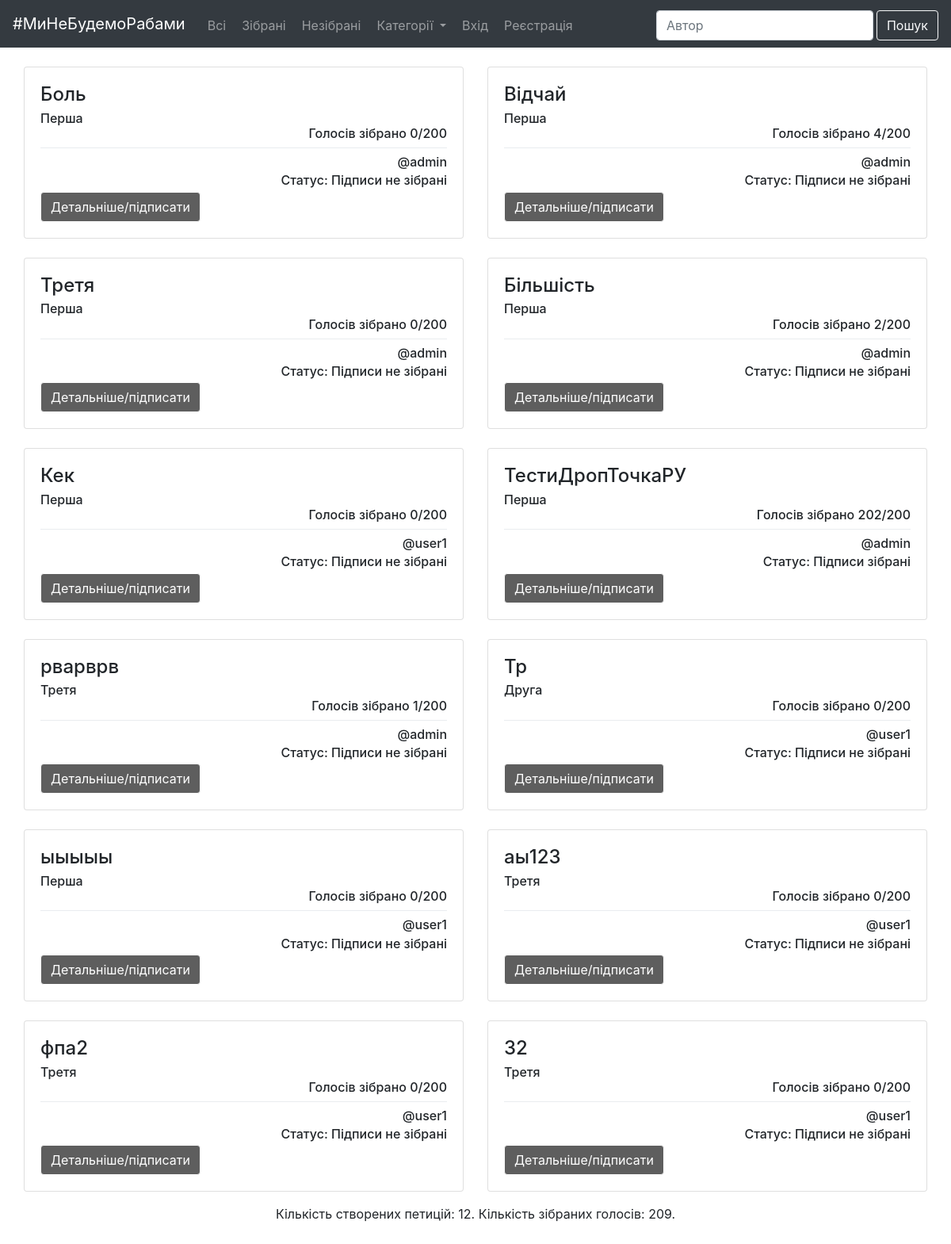
The page / on the database its author committed.
### pract/models.py (models this page shows, shortened)
class Petition(models.Model):
    user = models.ForeignKey(settings.AUTH_USER_MODEL, on_delete=models.PROTECT)
    category = models.ForeignKey(Category, on_delete=models.CASCADE)
    title = models.CharField(max_length=100)
    slug = models.SlugField()
    info = models.TextField()
    votes = models.IntegerField(default=0)
    date = models.DateTimeField(default=(timezone.now() + timedelta(days=14)))
    status = models.CharField(max_length=100, choices=PETITION_STATUS_CHOICES, default='Збираємо підписи')
    def get_absolute_url(self):
        return reverse('petition_detail', kwargs={'petition_slug': self.slug})

class Category(models.Model):
    name = models.CharField(max_length=100)
    slug = models.SlugField(blank=True)
    def __str__(self):
        return self.name
    def get_absolute_url(self):
        return reverse('category_detail', kwargs={'category_slug': self.slug})

### pract/views.py (the view)
# urls.py: url(r'^$', base_view, name='base'),
def base_view(request):
    kol_petition = 0
    kol_votes = 0
    for petition in Petition.objects.all():
        kol_petition += 1
        kol_votes += petition.votes
        if int(petition.votes) >= 200:
            petition.status = 'Підписи зібрані'
            petition.save()
        elif int(petition.votes) < 200 and petition.date < timezone.now():
            petition.status = 'Підписи не зібрані'
            petition.save()
    categories = Category.objects.all()
    category = random.choice(Category.objects.all())
    petitions = Petition.objects.all()
    context = {
        'categories': categories,
        'petitions': petitions,
        'random': category,
        'kol_petition': kol_petition,
        'kol_votes': kol_votes,
    }
    return render(request, 'base.html', context)

### pract/models.py (called while the page is built)
def pre_save_petition_slug(sender, instance, *args, **kwargs):
    try:
        if not instance.slug:
            slug = slugify(translit(unicode(instance.title), reversed=True))
            instance.slug = slug
    except BaseException:
        instance.slug = instance.title

### pract/templates/base.html (shortened to what this page needs)
{% load static %}
<!DOCTYPE html>
<html lang="en">
<head>
    <link rel="stylesheet" href="https://stackpath.bootstrapcdn.com/bootstrap/4.3.1/css/bootstrap.min.css"
>
    <link rel="stylesheet" href="{% static 'css/css.css' %}">
</head>
<body>
{% block navbarb %}
    <nav class="navbar navbar-expand-lg navbar-dark bg-dark navbar-fixed-top">
        <a class="navbar-brand" href="/">#МиНеБудемоРабами</a>
        <div class="collapse navbar-collapse" id="nav">
            <ul class="navbar-nav mr-auto">
                <li class="nav-item ml-1 mt-1">
                    <a class="nav-link" href="/">Всі</a>
                </li>
                <li class="nav-item ml-1 mt-1">
                    <a class="nav-link" href="{% url "pop" %}">Зібрані</a>
                </li>
                <li class="nav-item ml-1 mt-1">
                    <a class="nav-link" href="{% url "notPop" %}">Незібрані</a>
                </li>
                <li class="nav-item dropdown ml-1 mt-1">
                    <a class="nav-link dropdown-toggle" id="ndml" href="#" role="button" data-toggle="dropdown"
                       aria-haspopup="true" aria-expanded="false">
                        Категорії
                    </a>
                </li>
                {% if request.user.is_authenticated %}
                    <li class="nav-item ml-1 mt-1">
                        <a class="nav-link" href="{% url "account" %}">Мій кабінет</a>
                    </li>
                    <li class="nav-item ml-1 mt-1">
                        <a class="nav-link" href="{% url "logout" %}">Вихід</a>
                    </li>
                {% else %}
                    <li class="nav-item ml-1 mt-1">
                        <a class="nav-link" href="{% url "login" %}">Вхід</a>
                    </li>
                    <li class="nav-item ml-1 mt-1">
                        <a class="nav-link" href="{% url "registration" %}">Реєстрація</a>
                    </li>
                {% endif %}
            </ul>
            <form class="form-inline ml-1 float-right justify-content-end" action="{% url "search" %}" method="GET">
                <input name="q" type="text" class="form-control ml-1 mt-1" placeholder="Автор" aria-label="Автор"
                       aria-describedby="basic-addon1">
                <input class="btn btn-outline-light ml-1 mt-1" type="submit" value="Пошук">
            </form>
        </div>
    </nav>
{% endblock navbarb %}
{% block content %}
    <div class="container-fluid bg-white">
        <div class="container-fluid">
            <div class="row">
                {% for petition in petitions %}
                    <div class="col-sm-6 mt-4">
                        <div class="card">
                            <div class="card-body">
                                <h4 class="card-title">{{ petition.title }}</h4>
                                <h6 class="card-subtitle text-left">{{ petition.category }}</h6>
                                <h6 class="card-text card-text text-right">Голосів зібрано {{ petition.votes }}/200</h6>
                                <div class="dropdown-divider"></div>
                                <h6 class="card-subtitle text-right mt-1">@{{ petition.user }}</h6>
                                <h6 class="card-subtitle text-right mt-1">Статус: {{ petition.status }}</h6>
                                <a href="{{ petition.get_absolute_url }}" class="btn btn-outline-info mt-1">Детальніше/підписати</a>
                            </div>
                        </div>
                    </div>
                {% endfor %}
            </div>
        </div>
    </div>
{% endblock content %}
{% block footer %}
    <footer>
        <div class="footer-copyright text-center py-3">
            <p>Кількість створених петицій: {{ kol_petition }}. Кількість зібраних голосів: {{ kol_votes }}.</p>
        </div>
    </footer>
{% endblock footer %}
</body>
</html>

### static_in_dev/css/css.css (style rules this page uses)
.btn-outline-info { background-color: rgba(44, 44, 44, 0.76); color: white; border-color: white; }

### rows shown on the page
Petition: title "Боль", category "Перша", votes "0", user "admin", status "Підписи не зібрані"
Petition: title "Відчай", category "Перша", votes "4", user "admin", status "Підписи не зібрані"
Petition: title "Третя", category "Перша", votes "0", user "admin", status "Підписи не зібрані"
Petition: title "Більшість", category "Перша", votes "2", user "admin", status "Підписи не зібрані"
Petition: title "Кек", category "Перша", votes "0", user "user1", status "Підписи не зібрані"
Petition: title "ТестиДропТочкаРУ", category "Перша", votes "202", user "admin", status "Підписи зібрані"
Petition: title "рварврв", category "Третя", votes "1", user "admin", status "Підписи не зібрані"
Petition: title "Тр", category "Друга", votes "0", user "user1", status "Підписи не зібрані"
Petition: title "ыыыыы", category "Перша", votes "0", user "user1", status "Підписи не зібрані"
Petition: title "аы123", category "Третя", votes "0", user "user1", status "Підписи не зібрані"
Petition: title "фпа2", category "Третя", votes "0", user "user1", status "Підписи не зібрані"
Petition: title "32", category "Третя", votes "0", user "user1", status "Підписи не зібрані"

### other values the page prints
{{ kol_petition }} "12"
{{ kol_votes }} "209"
